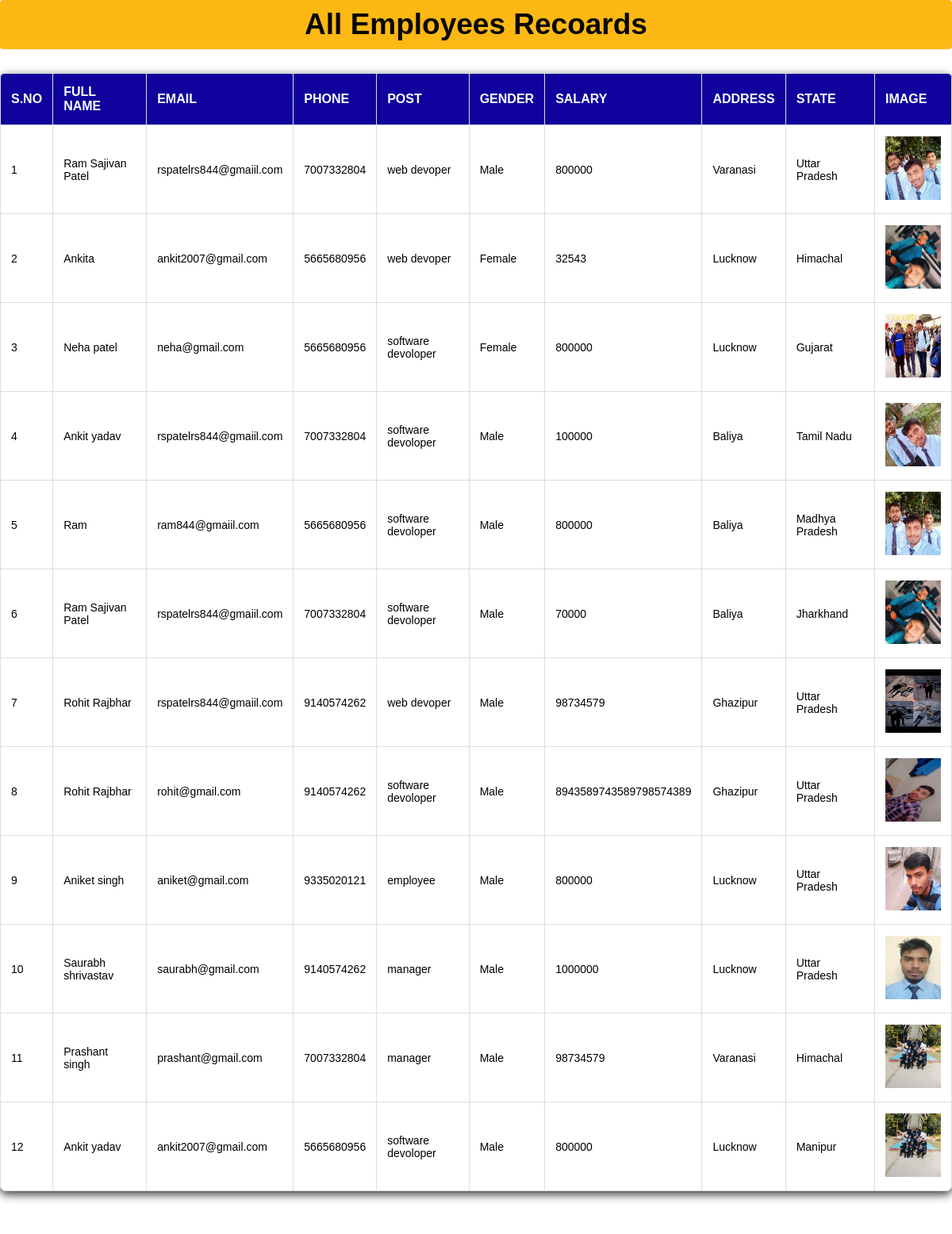
Page /view_recoards (signed in) on the committed database.
### employees/models.py (models this page shows)
class employee(models.Model):
    full_name = models.CharField(max_length=30,null=True)
    email = models.CharField(max_length=30,null=True)
    phone = models.CharField(max_length=30,null=True)
    gender = models.CharField(max_length=30,null=True)
    post = models.CharField(max_length=30,null=True)
    salary = models.CharField(max_length=30,null=True)
    address = models.CharField(max_length=50,null=True)
    state = models.CharField(max_length=30,null=True)
    image = models.FileField(null=True)

### employees/views.py (the view)
# urls.py: path('view_recoards',view_employee,name='view_recoards'),
@login_required(login_url='login')
def view_employee(request):
    info = employee.objects.all()
    d = {'data':info}
    return render(request,"view_recoards.html",d)

### employees/templates/view_recoards.html (shortened to what this page needs)
<!DOCTYPE html>
<html lang="en">
<head>
</head>
<body>
    <h1>All Employees Recoards</h1>
    <table>
        <tr>
            <th>S.No</th>
            <th>Full Name</th>
            <th>Email</th>
            <th>Phone</th>
            <th>Post</th>
            <th>Gender</th>
             <th>Salary</th>
            <th>Address</th>
            <th>State</th>
            <th>Image</th>
        </tr>
        {% for x in data %}
        <tr>
            <td>{{forloop.counter}}</td>
            <td>{{x.full_name}}</td>
            <td>{{x.email}}</td>
            <td>{{x.phone}}</td>
            <td>{{x.post}}</td>
            <td>{{x.gender}}</td>
            <td>{{x.salary}}</td>
            <td>{{x.address}}</td>
            <td>{{x.state}}</td>
            <td><img src="{{x.image.url}}" height="80px" width="70px"> </td>
        </tr>
        {% endfor %}
    </table>
    <br>
     <a href="{% url 'dashboard' %}" class="out" style="color: white;">Back to Dashboard</a>
     <br> <br>
</body>
</html>

### employees/templates/view_recoards.html (style rules this page uses)
* { padding: 0; margin: 0; font-family: Verdana, Geneva, Tahoma, sans-serif; box-sizing: border-box; }
body { background-image:url('https://t4.ftcdn.net/jpg/06/91/05/19/360_F_691051962_GFhQPOAXABmf7l706q89b2PFh6FnB1kI.jpg'); background-repeat: no-repeat; background-size: 100% 100%; }
h1 { padding: 10px; text-align: center; background-color: rgb(254, 184, 20); color: rgb(6, 6, 6); border-radius: 4px; font-size: 37px; margin-bottom: 30px; position: sticky; top:0px; }
table { width: 100%; background-color: #fff; box-shadow: 0 4px 12px rgba(0,0,0,0.8); border-radius: 8px; overflow: hidden; border-collapse: collapse; }
th,td { padding: 14px 13px; border: 1px solid #ddd; text-align: left; font-size: 14px; }
th { height: 60px; background-color: #0f029d; color: white; text-transform:uppercase ; font-size: 16px; }

### rows in the picture
employee: full_name "Ram Sajivan Patel", email "rspatelrs844@gmaiil.com", phone "7007332804", post "web devoper", gender "Male", salary "800000", address "Varanasi", state "Uttar Pradesh", image (picture)
employee: full_name "Ankita", email "ankit2007@gmail.com", phone "5665680956", post "web devoper", gender "Female", salary "32543", address "Lucknow", state "Himachal", image (picture)
employee: full_name "Neha patel", email "neha@gmail.com", phone "5665680956", post "software devoloper", gender "Female", salary "800000", address "Lucknow", state "Gujarat", image (picture)
employee: full_name "Ankit yadav", email "rspatelrs844@gmaiil.com", phone "7007332804", post "software devoloper", gender "Male", salary "100000", address "Baliya", state "Tamil Nadu", image (picture)
employee: full_name "Ram", email "ram844@gmaiil.com", phone "5665680956", post "software devoloper", gender "Male", salary "800000", address "Baliya", state "Madhya Pradesh", image (picture)
employee: full_name "Ram Sajivan Patel", email "rspatelrs844@gmaiil.com", phone "7007332804", post "software devoloper", gender "Male", salary "70000", address "Baliya", state "Jharkhand", image (picture)
employee: full_name "Rohit Rajbhar", email "rspatelrs844@gmaiil.com", phone "9140574262", post "web devoper", gender "Male", salary "98734579", address "Ghazipur", state "Uttar Pradesh", image (picture)
employee: full_name "Rohit Rajbhar", email "rohit@gmail.com", phone "9140574262", post "software devoloper", gender "Male", salary "8943589743589798574389", address "Ghazipur", state "Uttar Pradesh", image (picture)
employee: full_name "Aniket singh", email "aniket@gmail.com", phone "9335020121", post "employee", gender "Male", salary "800000", address "Lucknow", state "Uttar Pradesh", image (picture)
employee: full_name "Saurabh shrivastav", email "saurabh@gmail.com", phone "9140574262", post "manager", gender "Male", salary "1000000", address "Lucknow", state "Uttar Pradesh", image (picture)
employee: full_name "Prashant singh", email "prashant@gmail.com", phone "7007332804", post "manager", gender "Male", salary "98734579", address "Varanasi", state "Himachal", image (picture)
employee: full_name "Ankit yadav", email "ankit2007@gmail.com", phone "5665680956", post "software devoloper", gender "Male", salary "800000", address "Lucknow", state "Manipur", image (picture)
